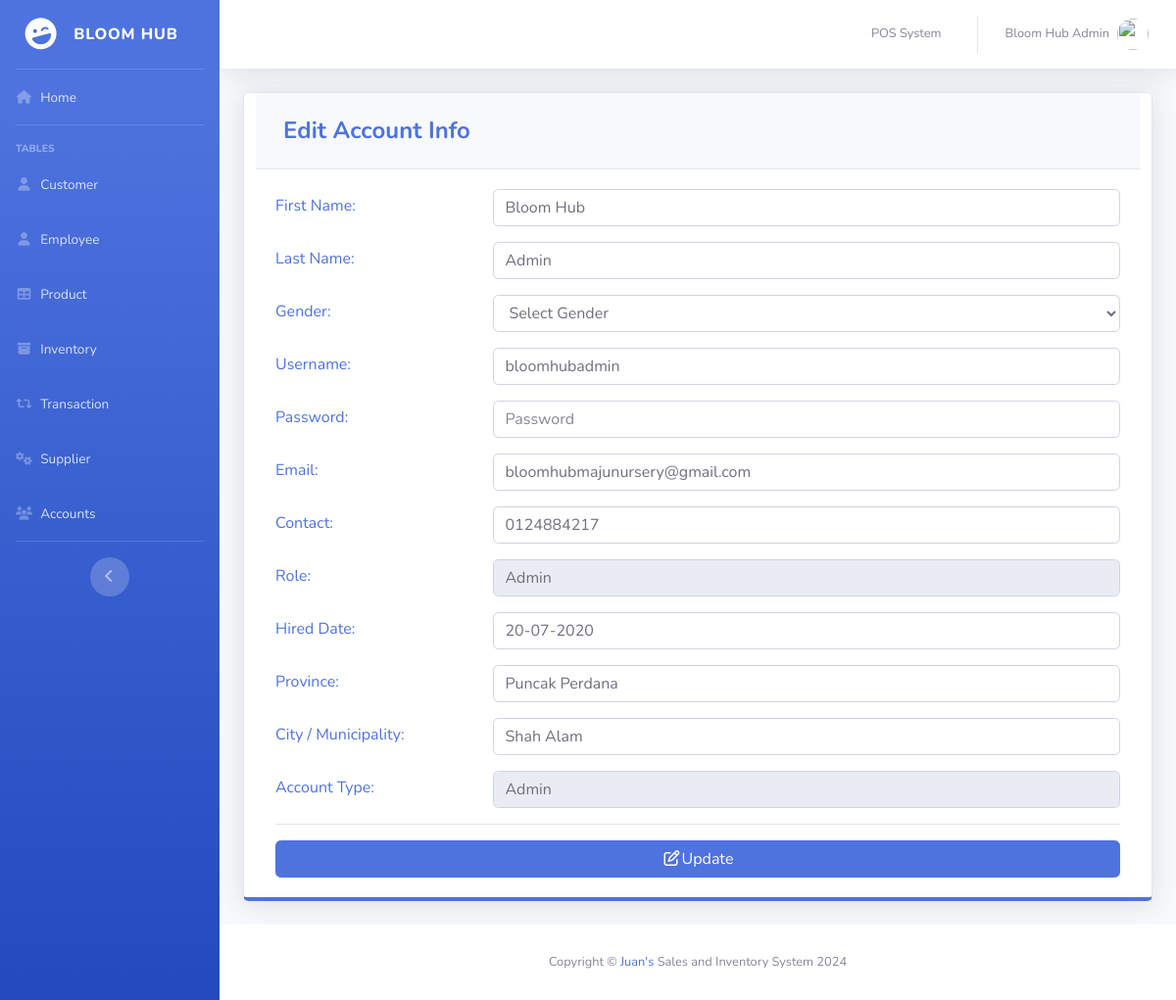
Page /pages/settings.php (signed in) on the committed database.
### tables this page shows
CREATE TABLE `users` (
  `ID` int(11) NOT NULL,
  `EMPLOYEE_ID` int(11) DEFAULT NULL,
  `USERNAME` varchar(50) DEFAULT NULL,
  `PASSWORD` varchar(50) DEFAULT NULL,
  `TYPE_ID` int(11) DEFAULT NULL
);

CREATE TABLE `employee` (
  `EMPLOYEE_ID` int(11) NOT NULL,
  `FIRST_NAME` varchar(50) DEFAULT NULL,
  `LAST_NAME` varchar(50) DEFAULT NULL,
  `GENDER` varchar(50) DEFAULT NULL,
  `EMAIL` varchar(100) DEFAULT NULL,
  `PHONE_NUMBER` varchar(11) DEFAULT NULL,
  `JOB_ID` int(11) DEFAULT NULL,
  `HIRED_DATE` varchar(50) NOT NULL,
  `LOCATION_ID` int(11) DEFAULT NULL
);

CREATE TABLE `job` (
  `JOB_ID` int(11) NOT NULL,
  `JOB_TITLE` varchar(50) DEFAULT NULL
);

CREATE TABLE `location` (
  `LOCATION_ID` int(11) NOT NULL,
  `PROVINCE` varchar(100) DEFAULT NULL,
  `CITY` varchar(100) DEFAULT NULL
);

CREATE TABLE `type` (
  `TYPE_ID` int(11) NOT NULL,
  `TYPE` varchar(50) DEFAULT NULL
);

### pages/settings.php (the view, shortened to what this page needs)
<?php
include'../includes/connection.php';
include'../includes/sidebar.php';
?>
<?php
        $query = "SELECT ID, e.FIRST_NAME, e.LAST_NAME, e.GENDER, USERNAME, PASSWORD, e.EMAIL, PHONE_NUMBER, j.JOB_TITLE, e.HIRED_DATE, t.TYPE, l.PROVINCE, l.CITY
                      FROM users u
                      join employee e on u.EMPLOYEE_ID = e.EMPLOYEE_ID
                      join job j on e.JOB_ID=j.JOB_ID
                      join location l on e.LOCATION_ID=l.LOCATION_ID
                      join type t on u.TYPE_ID=t.TYPE_ID
                      WHERE ID =".$_SESSION['MEMBER_ID'];
        $result = mysqli_query($db, $query) or die(mysqli_error($db));
          while($row = mysqli_fetch_array($result))
          {
                $a= $row['FIRST_NAME'];
                $b=$row['LAST_NAME'];
                $d=$row['USERNAME'];
                $f=$row['EMAIL'];
                $g=$row['PHONE_NUMBER'];
                $h=$row['JOB_TITLE'];
                $i=$row['HIRED_DATE'];
                $j=$row['PROVINCE'];
                $k=$row['CITY'];
                $l=$row['TYPE'];
          }
      ?>
        <div class="card shadow mb-4 col-xs-12 col-md-12 border-bottom-primary">
            <div class="card-header py-3">
              <h4 class="m-2 font-weight-bold text-primary">Edit Account Info</h4>
            </div>
            <div class="card-body">
            <form role="form" method="post" action="settings_edit.php">
              <div class="form-group row text-left text-primary">
                <div class="col-sm-3" style="padding-top: 5px;">
                 First Name:
                </div>
                <div class="col-sm-9">
                  <input class="form-control" placeholder="First Name" name="firstname" value="<?php echo $a; ?>" required>
                </div>
              </div>
              <div class="form-group row text-left text-primary">
                <div class="col-sm-3" style="padding-top: 5px;">
                 Last Name:
                </div>
                <div class="col-sm-9">
                  <input class="form-control" placeholder="Last Name" name="lastname" value="<?php echo $b; ?>" required>
                </div>
              </div>
              <div class="form-group row text-left text-primary">
                <div class="col-sm-3" style="padding-top: 5px;">
                 Gender:
                </div>
                <div class="col-sm-9">
                  <select class='form-control' name='gender' required>
                    <option value="" disabled selected hidden>Select Gender</option>
                  </select>
                </div>
              </div>
              <div class="form-group row text-left text-primary">
                <div class="col-sm-3" style="padding-top: 5px;">
                 Username:
                </div>
                <div class="col-sm-9">
                  <input class="form-control" placeholder="Username" name="username" value="<?php echo $d; ?>" required>
                </div>
              </div>
              <div class="form-group row text-left text-primary">
                <div class="col-sm-3" style="padding-top: 5px;">
                 Password:
                </div>
                <div class="col-sm-9">
                  <input type="password" class="form-control" placeholder="Password" name="password" value="" required>
                </div>
              </div>
              <div class="form-group row text-left text-primary">
                <div class="col-sm-3" style="padding-top: 5px;">
                 Email:
                </div>
                <div class="col-sm-9">
                  <input class="form-control" placeholder="Email" name="email" value="<?php echo $f; ?>" required>
                </div>
              </div>
              <div class="form-group row text-left text-primary">
                <div class="col-sm-3" style="padding-top: 5px;">
                 Contact:
                </div>
                <div class="col-sm-9">
                   <input class="form-control" placeholder="Contact #" name="phone" value="<?php echo $g; ?>" required>
                </div>
              </div>
              <div class="form-group row text-left text-primary">
                <div class="col-sm-3" style="padding-top: 5px;">
                 Role:
                </div>
                <div class="col-sm-9">
                  <input class="form-control" placeholder="Role" name="role" value="<?php echo $h; ?>" readonly>
                </div>
              </div>
              <div class="form-group row text-left text-primary">
                <div class="col-sm-3" style="padding-top: 5px;">
                 Hired Date:
                </div>
                <div class="col-sm-9">
                  <input class="form-control" placeholder="Hired Date" name="hireddate" value="<?php echo $i; ?>" required>
                </div>
              </div>
              <div class="form-group row text-left text-primary">
                <div class="col-sm-3" style="padding-top: 5px;">
                 Province:
                </div>
                <div class="col-sm-9">
                  <input class="form-control" placeholder="Province" name="province" value="<?php echo $j; ?>" required>
                </div>
              </div>
              <div class="form-group row text-left text-primary">
                <div class="col-sm-3" style="padding-top: 5px;">
                 City / Municipality:
                </div>
                <div class="col-sm-9">
                  <input class="form-control" placeholder="City / Municipality" name="city" value="<?php echo $k; ?>" required>
                </div>
              </div>
              <div class="form-group row text-left text-primary">
                <div class="col-sm-3" style="padding-top: 5px;">
                  Account Type:
                </div>
                <div class="col-sm-9">
                  <input class="form-control" placeholder="Account Type" name="type" value="<?php echo $l; ?>" readonly>
                </div>
              </div>
              <hr>
                <button type="submit" class="btn btn-primary btn-block"><i class="fa fa-edit fa-fw"></i>Update</button>
              </form>
            </div>
          </div>
<?php
include'../includes/footer.php';
?>

### rows in the picture
users: firstname "Bloom Hub", lastname "Admin", username "bloomhubadmin", email "bloomhubmajunursery@gmail.com", phone "0124884217", role "Admin", hireddate "20-07-2020", province "Puncak Perdana", city "Shah Alam", type "Admin"

### other values in the picture
$_SESSION['FIRST_NAME'] "Bloom Hub"
$_SESSION['LAST_NAME'] "Admin"
